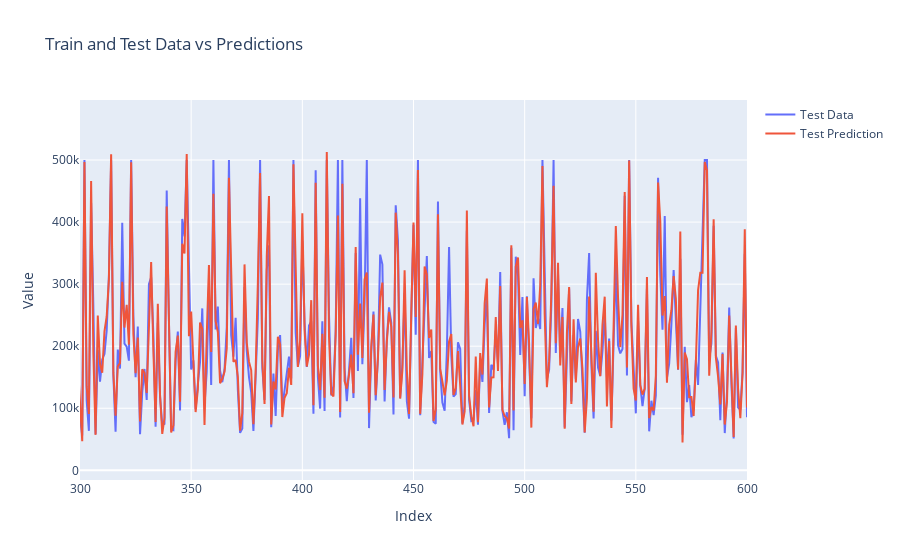
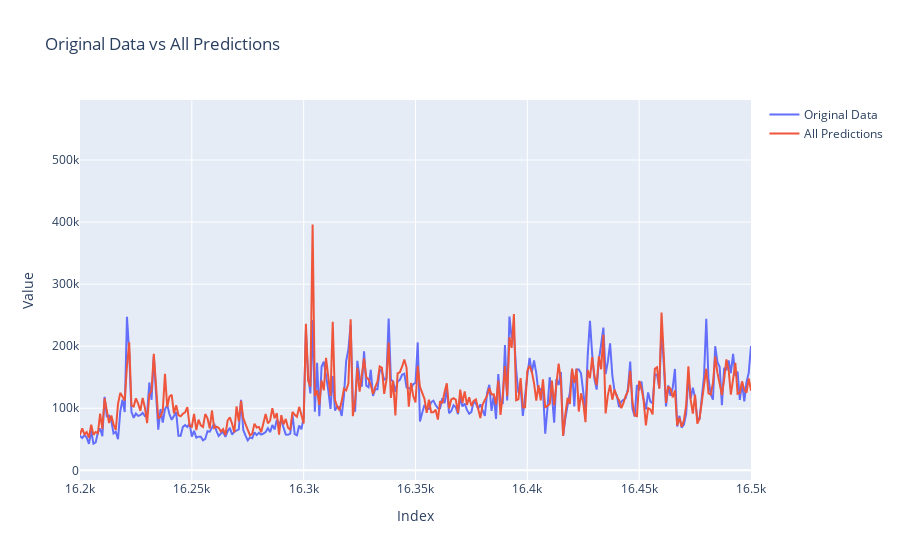

The cell these charts' notebook holds for them, in order:
### Markdown cell above
Professor, plotei de novo, mas deixei um zoom manual, achei que estava muito ruim de enxergar mais no detalhe no plot acima. Fique a vontade para navegar no plot arrastando o eixo x com o mouse.

### Code cell
# Fazendo previsões
y_train_pred = best_model_grid.predict(X_train)
y_test_pred = best_model_grid.predict(X_test)
y_all_pred = np.concatenate([y_train_pred, y_test_pred])

# Criando o gráfico para os dados de treino e teste
fig1 = go.Figure()

fig1.add_trace(go.Scatter(y=y_test, mode='lines', name='Test Data'))
fig1.add_trace(go.Scatter(y=best_model_grid.predict(X_test), mode='lines', name='Test Prediction'))

fig1.update_layout(title='Train and Test Data vs Predictions', xaxis_title='Index', yaxis_title='Value',
                   xaxis_range=[300,600])  # Zoom manual

fig1.show()

# Criando o gráfico para os dados originais e previsões
fig2 = go.Figure()

fig2.add_trace(go.Scatter(y=y, mode='lines', name='Original Data'))
fig2.add_trace(go.Scatter(y=best_model_grid.predict(X), mode='lines', name='All Predictions'))

fig2.update_layout(title='Original Data vs All Predictions', xaxis_title='Index', yaxis_title='Value',
                   xaxis_range=[16200,16500])  # Zoom manual

fig2.show()

### Figure 1 — Plotly figure (JSON) as saved in the notebook; plotly's stock layout.template omitted (floating-point values rounded to 4 significant figures; data arrays with more than 128 entries replaced by an {"elided": "..."} marker saying what was removed)
{"data": [{"mode": "lines", "name": "Test Data", "type": "scatter", "y": {"elided": "4128 int values"}}, {"mode": "lines", "name": "Test Prediction", "type": "scatter", "y": {"elided": "4128 float values"}}], "layout": {"title": {"text": "Train and Test Data vs Predictions"}, "xaxis": {"range": [300, 600], "title": {"text": "Index"}}, "yaxis": {"title": {"text": "Value"}}}}

### Figure 2 — Plotly figure (JSON) as saved in the notebook; plotly's stock layout.template omitted (floating-point values rounded to 4 significant figures; data arrays with more than 128 entries replaced by an {"elided": "..."} marker saying what was removed)
{"data": [{"mode": "lines", "name": "Original Data", "type": "scatter", "y": {"elided": "20640 int values"}}, {"mode": "lines", "name": "All Predictions", "type": "scatter", "y": {"elided": "20640 float values"}}], "layout": {"title": {"text": "Original Data vs All Predictions"}, "xaxis": {"range": [16200, 16500], "title": {"text": "Index"}}, "yaxis": {"title": {"text": "Value"}}}}
